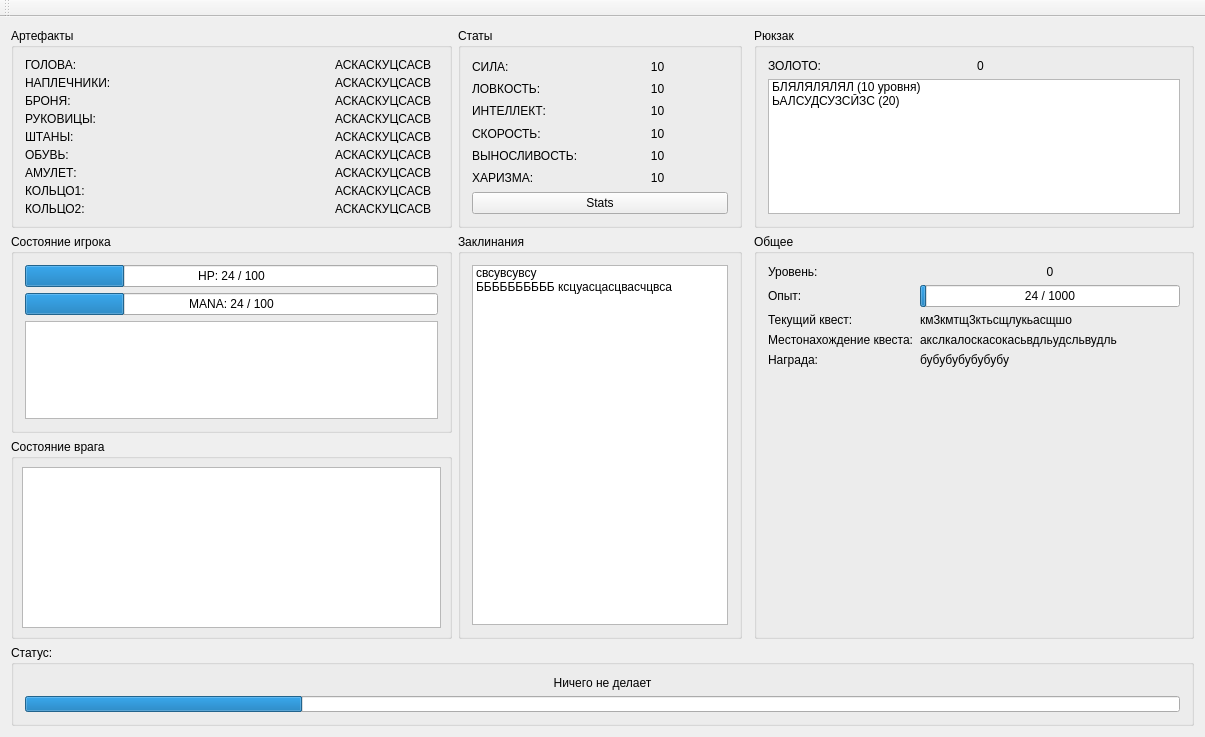
<?xml version="1.0" encoding="UTF-8"?>
<ui version="4.0">
 <class>MainWindow</class>
 <widget class="QMainWindow" name="MainWindow">
  <property name="geometry">
   <rect>
    <x>0</x>
    <y>0</y>
    <width>1205</width>
    <height>737</height>
   </rect>
  </property>
  <property name="windowTitle">
   <string>MainWindow</string>
  </property>
  <widget class="QWidget" name="centralWidget">
   <layout class="QGridLayout" name="gridLayout_2">
    <item row="1" column="0">
     <widget class="QGroupBox" name="groupBox_3">
      <property name="title">
       <string>Состояние игрока</string>
      </property>
      <layout class="QGridLayout" name="gridLayout_4">
       <item row="1" column="0">
        <widget class="QProgressBar" name="progressBar_2">
         <property name="value">
          <number>24</number>
         </property>
         <property name="alignment">
          <set>Qt::AlignCenter</set>
         </property>
         <property name="format">
          <string>MANA: %v / %m</string>
         </property>
        </widget>
       </item>
       <item row="0" column="0">
        <widget class="QProgressBar" name="progressBar">
         <property name="value">
          <number>24</number>
         </property>
         <property name="alignment">
          <set>Qt::AlignCenter</set>
         </property>
         <property name="format">
          <string>HP: %v / %m</string>
         </property>
        </widget>
       </item>
       <item row="2" column="0">
        <widget class="QListView" name="listView"/>
       </item>
      </layout>
     </widget>
    </item>
    <item row="0" column="3">
     <widget class="QGroupBox" name="groupBox_4">
      <property name="maximumSize">
       <size>
        <width>16777215</width>
        <height>200</height>
       </size>
      </property>
      <property name="title">
       <string>Рюкзак</string>
      </property>
      <layout class="QGridLayout" name="gridLayout_5">
       <item row="0" column="0">
        <widget class="QLabel" name="label_49">
         <property name="text">
          <string>ЗОЛОТО:</string>
         </property>
        </widget>
       </item>
       <item row="0" column="1">
        <widget class="QLabel" name="label_50">
         <property name="text">
          <string>0</string>
         </property>
        </widget>
       </item>
       <item row="1" column="0" colspan="2">
        <widget class="QListWidget" name="listWidget">
         <property name="sizePolicy">
          <sizepolicy hsizetype="Preferred" vsizetype="Expanding">
           <horstretch>0</horstretch>
           <verstretch>0</verstretch>
          </sizepolicy>
         </property>
         <item>
          <property name="text">
           <string>БЛЯЛЯЛЯЛЯЛ (10 уровня)</string>
          </property>
         </item>
         <item>
          <property name="text">
           <string>ЬАЛСУДСУЗСЙЗС (20)</string>
          </property>
         </item>
        </widget>
       </item>
      </layout>
     </widget>
    </item>
    <item row="3" column="0" colspan="4">
     <widget class="QGroupBox" name="groupBox_7">
      <property name="minimumSize">
       <size>
        <width>0</width>
        <height>0</height>
       </size>
      </property>
      <property name="title">
       <string>Статус: </string>
      </property>
      <layout class="QGridLayout" name="gridLayout_8">
       <item row="1" column="0">
        <widget class="QProgressBar" name="progressBar_4">
         <property name="sizePolicy">
          <sizepolicy hsizetype="Expanding" vsizetype="Preferred">
           <horstretch>0</horstretch>
           <verstretch>0</verstretch>
          </sizepolicy>
         </property>
         <property name="value">
          <number>24</number>
         </property>
         <property name="textVisible">
          <bool>false</bool>
         </property>
         <property name="format">
          <string/>
         </property>
        </widget>
       </item>
       <item row="0" column="0">
        <widget class="QLabel" name="label_71">
         <property name="sizePolicy">
          <sizepolicy hsizetype="Preferred" vsizetype="Minimum">
           <horstretch>0</horstretch>
           <verstretch>0</verstretch>
          </sizepolicy>
         </property>
         <property name="text">
          <string>Ничего не делает</string>
         </property>
         <property name="alignment">
          <set>Qt::AlignCenter</set>
         </property>
        </widget>
       </item>
      </layout>
     </widget>
    </item>
    <item row="2" column="0">
     <widget class="QGroupBox" name="groupBox_8">
      <property name="minimumSize">
       <size>
        <width>0</width>
        <height>200</height>
       </size>
      </property>
      <property name="title">
       <string>Состояние врага</string>
      </property>
      <layout class="QGridLayout" name="gridLayout_9">
       <property name="leftMargin">
        <number>8</number>
       </property>
       <property name="topMargin">
        <number>8</number>
       </property>
       <property name="rightMargin">
        <number>8</number>
       </property>
       <property name="bottomMargin">
        <number>8</number>
       </property>
       <item row="0" column="0">
        <widget class="QListWidget" name="enemies"/>
       </item>
      </layout>
     </widget>
    </item>
    <item row="1" column="3" rowspan="2">
     <widget class="QGroupBox" name="groupBox_6">
      <property name="title">
       <string>Общее</string>
      </property>
      <layout class="QGridLayout" name="gridLayout_7">
       <item row="0" column="0">
        <widget class="QLabel" name="label_61">
         <property name="text">
          <string>Уровень: </string>
         </property>
        </widget>
       </item>
       <item row="0" column="1">
        <widget class="QLabel" name="label_62">
         <property name="text">
          <string>0</string>
         </property>
         <property name="alignment">
          <set>Qt::AlignCenter</set>
         </property>
        </widget>
       </item>
       <item row="4" column="1">
        <widget class="QLabel" name="label_69">
         <property name="text">
          <string>бубубубубубубу</string>
         </property>
        </widget>
       </item>
       <item row="1" column="0">
        <widget class="QLabel" name="label_63">
         <property name="text">
          <string>Опыт:</string>
         </property>
        </widget>
       </item>
       <item row="2" column="0">
        <widget class="QLabel" name="label_64">
         <property name="text">
          <string>Текущий квест: </string>
         </property>
        </widget>
       </item>
       <item row="4" column="0">
        <widget class="QLabel" name="label_68">
         <property name="text">
          <string>Награда: </string>
         </property>
        </widget>
       </item>
       <item row="1" column="1">
        <widget class="QProgressBar" name="progressBar_3">
         <property name="maximum">
          <number>1000</number>
         </property>
         <property name="value">
          <number>24</number>
         </property>
         <property name="alignment">
          <set>Qt::AlignCenter</set>
         </property>
         <property name="format">
          <string>%v / %m</string>
         </property>
        </widget>
       </item>
       <item row="3" column="0">
        <widget class="QLabel" name="label_66">
         <property name="text">
          <string>Местонахождение квеста:</string>
         </property>
        </widget>
       </item>
       <item row="3" column="1">
        <widget class="QLabel" name="label_67">
         <property name="text">
          <string>акслкалоскасокасьвдльудсльвудль</string>
         </property>
        </widget>
       </item>
       <item row="2" column="1">
        <widget class="QLabel" name="label_65">
         <property name="text">
          <string>км3кмтщ3ктьсщлукьасщшо</string>
         </property>
         <property name="scaledContents">
          <bool>false</bool>
         </property>
         <property name="wordWrap">
          <bool>true</bool>
         </property>
        </widget>
       </item>
       <item row="5" column="0" colspan="2">
        <widget class="QLabel" name="label_70">
         <property name="sizePolicy">
          <sizepolicy hsizetype="Preferred" vsizetype="Expanding">
           <horstretch>0</horstretch>
           <verstretch>0</verstretch>
          </sizepolicy>
         </property>
         <property name="text">
          <string/>
         </property>
        </widget>
       </item>
      </layout>
     </widget>
    </item>
    <item row="1" column="1" rowspan="2">
     <widget class="QGroupBox" name="groupBox_5">
      <property name="title">
       <string>Заклинания</string>
      </property>
      <layout class="QGridLayout" name="gridLayout_6">
       <item row="0" column="0">
        <widget class="QListWidget" name="listWidget_2">
         <property name="sizePolicy">
          <sizepolicy hsizetype="Preferred" vsizetype="Expanding">
           <horstretch>0</horstretch>
           <verstretch>0</verstretch>
          </sizepolicy>
         </property>
         <item>
          <property name="text">
           <string>свсувсувсу</string>
          </property>
         </item>
         <item>
          <property name="text">
           <string>ББББББББББ ксцуасцасцвасчцвса</string>
          </property>
         </item>
        </widget>
       </item>
      </layout>
     </widget>
    </item>
    <item row="0" column="0">
     <widget class="QGroupBox" name="groupBox_2">
      <property name="maximumSize">
       <size>
        <width>16777215</width>
        <height>200</height>
       </size>
      </property>
      <property name="title">
       <string>Артефакты</string>
      </property>
      <layout class="QGridLayout" name="gridLayout_3">
       <item row="3" column="0">
        <widget class="QLabel" name="label_19">
         <property name="text">
          <string>РУКОВИЦЫ:</string>
         </property>
        </widget>
       </item>
       <item row="2" column="1">
        <widget class="QLabel" name="label_18">
         <property name="text">
          <string>_______________АСКАСКУЦСАСВ</string>
         </property>
        </widget>
       </item>
       <item row="0" column="0">
        <widget class="QLabel" name="label_13">
         <property name="text">
          <string>ГОЛОВА:</string>
         </property>
        </widget>
       </item>
       <item row="4" column="1">
        <widget class="QLabel" name="label_22">
         <property name="text">
          <string>_______________АСКАСКУЦСАСВ</string>
         </property>
        </widget>
       </item>
       <item row="2" column="0">
        <widget class="QLabel" name="label_17">
         <property name="text">
          <string>БРОНЯ: </string>
         </property>
        </widget>
       </item>
       <item row="5" column="1">
        <widget class="QLabel" name="label_24">
         <property name="text">
          <string>_______________АСКАСКУЦСАСВ</string>
         </property>
        </widget>
       </item>
       <item row="5" column="0">
        <widget class="QLabel" name="label_23">
         <property name="text">
          <string>ОБУВЬ:</string>
         </property>
        </widget>
       </item>
       <item row="0" column="1">
        <widget class="QLabel" name="label_14">
         <property name="text">
          <string>_______________АСКАСКУЦСАСВ</string>
         </property>
        </widget>
       </item>
       <item row="1" column="0">
        <widget class="QLabel" name="label_15">
         <property name="text">
          <string>НАПЛЕЧНИКИ:</string>
         </property>
        </widget>
       </item>
       <item row="1" column="1">
        <widget class="QLabel" name="label_16">
         <property name="text">
          <string>_______________АСКАСКУЦСАСВ</string>
         </property>
        </widget>
       </item>
       <item row="3" column="1">
        <widget class="QLabel" name="label_20">
         <property name="text">
          <string>_______________АСКАСКУЦСАСВ</string>
         </property>
        </widget>
       </item>
       <item row="4" column="0">
        <widget class="QLabel" name="label_21">
         <property name="text">
          <string>ШТАНЫ:</string>
         </property>
        </widget>
       </item>
       <item row="6" column="0">
        <widget class="QLabel" name="label_25">
         <property name="text">
          <string>АМУЛЕТ:</string>
         </property>
        </widget>
       </item>
       <item row="6" column="1">
        <widget class="QLabel" name="label_26">
         <property name="text">
          <string>_______________АСКАСКУЦСАСВ</string>
         </property>
        </widget>
       </item>
       <item row="7" column="0">
        <widget class="QLabel" name="label_27">
         <property name="text">
          <string>КОЛЬЦО1:</string>
         </property>
        </widget>
       </item>
       <item row="7" column="1">
        <widget class="QLabel" name="label_28">
         <property name="text">
          <string>_______________АСКАСКУЦСАСВ</string>
         </property>
        </widget>
       </item>
       <item row="8" column="0">
        <widget class="QLabel" name="label_29">
         <property name="text">
          <string>КОЛЬЦО2:</string>
         </property>
        </widget>
       </item>
       <item row="8" column="1">
        <widget class="QLabel" name="label_30">
         <property name="text">
          <string>_______________АСКАСКУЦСАСВ</string>
         </property>
        </widget>
       </item>
      </layout>
     </widget>
    </item>
    <item row="0" column="1">
     <widget class="QGroupBox" name="groupBox">
      <property name="maximumSize">
       <size>
        <width>16777215</width>
        <height>200</height>
       </size>
      </property>
      <property name="title">
       <string>Статы</string>
      </property>
      <layout class="QGridLayout" name="gridLayout">
       <item row="1" column="1">
        <widget class="QLabel" name="label_4">
         <property name="text">
          <string>10</string>
         </property>
         <property name="alignment">
          <set>Qt::AlignCenter</set>
         </property>
        </widget>
       </item>
       <item row="2" column="1">
        <widget class="QLabel" name="label_6">
         <property name="text">
          <string>10</string>
         </property>
         <property name="alignment">
          <set>Qt::AlignCenter</set>
         </property>
        </widget>
       </item>
       <item row="0" column="1">
        <widget class="QLabel" name="label_2">
         <property name="text">
          <string>10</string>
         </property>
         <property name="alignment">
          <set>Qt::AlignCenter</set>
         </property>
        </widget>
       </item>
       <item row="3" column="1">
        <widget class="QLabel" name="label_8">
         <property name="text">
          <string>10</string>
         </property>
         <property name="alignment">
          <set>Qt::AlignCenter</set>
         </property>
        </widget>
       </item>
       <item row="5" column="0">
        <widget class="QLabel" name="label_11">
         <property name="sizePolicy">
          <sizepolicy hsizetype="Maximum" vsizetype="Preferred">
           <horstretch>0</horstretch>
           <verstretch>0</verstretch>
          </sizepolicy>
         </property>
         <property name="text">
          <string>ХАРИЗМА:</string>
         </property>
        </widget>
       </item>
       <item row="6" column="0" colspan="2">
        <widget class="QPushButton" name="pushButton">
         <property name="minimumSize">
          <size>
           <width>0</width>
           <height>20</height>
          </size>
         </property>
         <property name="text">
          <string>Stats</string>
         </property>
        </widget>
       </item>
       <item row="4" column="0">
        <widget class="QLabel" name="label_9">
         <property name="sizePolicy">
          <sizepolicy hsizetype="Maximum" vsizetype="Preferred">
           <horstretch>0</horstretch>
           <verstretch>0</verstretch>
          </sizepolicy>
         </property>
         <property name="text">
          <string>ВЫНОСЛИВОСТЬ: </string>
         </property>
        </widget>
       </item>
       <item row="3" column="0">
        <widget class="QLabel" name="label_7">
         <property name="sizePolicy">
          <sizepolicy hsizetype="Maximum" vsizetype="Preferred">
           <horstretch>0</horstretch>
           <verstretch>0</verstretch>
          </sizepolicy>
         </property>
         <property name="text">
          <string>СКОРОСТЬ: </string>
         </property>
        </widget>
       </item>
       <item row="1" column="0">
        <widget class="QLabel" name="label_3">
         <property name="sizePolicy">
          <sizepolicy hsizetype="Maximum" vsizetype="Preferred">
           <horstretch>0</horstretch>
           <verstretch>0</verstretch>
          </sizepolicy>
         </property>
         <property name="text">
          <string>ЛОВКОСТЬ: </string>
         </property>
        </widget>
       </item>
       <item row="2" column="0">
        <widget class="QLabel" name="label_5">
         <property name="sizePolicy">
          <sizepolicy hsizetype="Maximum" vsizetype="Preferred">
           <horstretch>0</horstretch>
           <verstretch>0</verstretch>
          </sizepolicy>
         </property>
         <property name="text">
          <string>ИНТЕЛЛЕКТ: </string>
         </property>
        </widget>
       </item>
       <item row="0" column="0">
        <widget class="QLabel" name="label">
         <property name="sizePolicy">
          <sizepolicy hsizetype="Maximum" vsizetype="Preferred">
           <horstretch>0</horstretch>
           <verstretch>0</verstretch>
          </sizepolicy>
         </property>
         <property name="text">
          <string>СИЛА: </string>
         </property>
        </widget>
       </item>
       <item row="4" column="1">
        <widget class="QLabel" name="label_10">
         <property name="text">
          <string>10</string>
         </property>
         <property name="alignment">
          <set>Qt::AlignCenter</set>
         </property>
        </widget>
       </item>
       <item row="5" column="1">
        <widget class="QLabel" name="label_12">
         <property name="text">
          <string>10</string>
         </property>
         <property name="alignment">
          <set>Qt::AlignCenter</set>
         </property>
        </widget>
       </item>
      </layout>
     </widget>
    </item>
   </layout>
  </widget>
  <widget class="QMenuBar" name="menuBar">
   <property name="geometry">
    <rect>
     <x>0</x>
     <y>0</y>
     <width>1205</width>
     <height>21</height>
    </rect>
   </property>
  </widget>
  <widget class="QToolBar" name="mainToolBar">
   <attribute name="toolBarArea">
    <enum>TopToolBarArea</enum>
   </attribute>
   <attribute name="toolBarBreak">
    <bool>false</bool>
   </attribute>
  </widget>
 </widget>
 <layoutdefault spacing="6" margin="11"/>
 <resources/>
 <connections/>
</ui>
